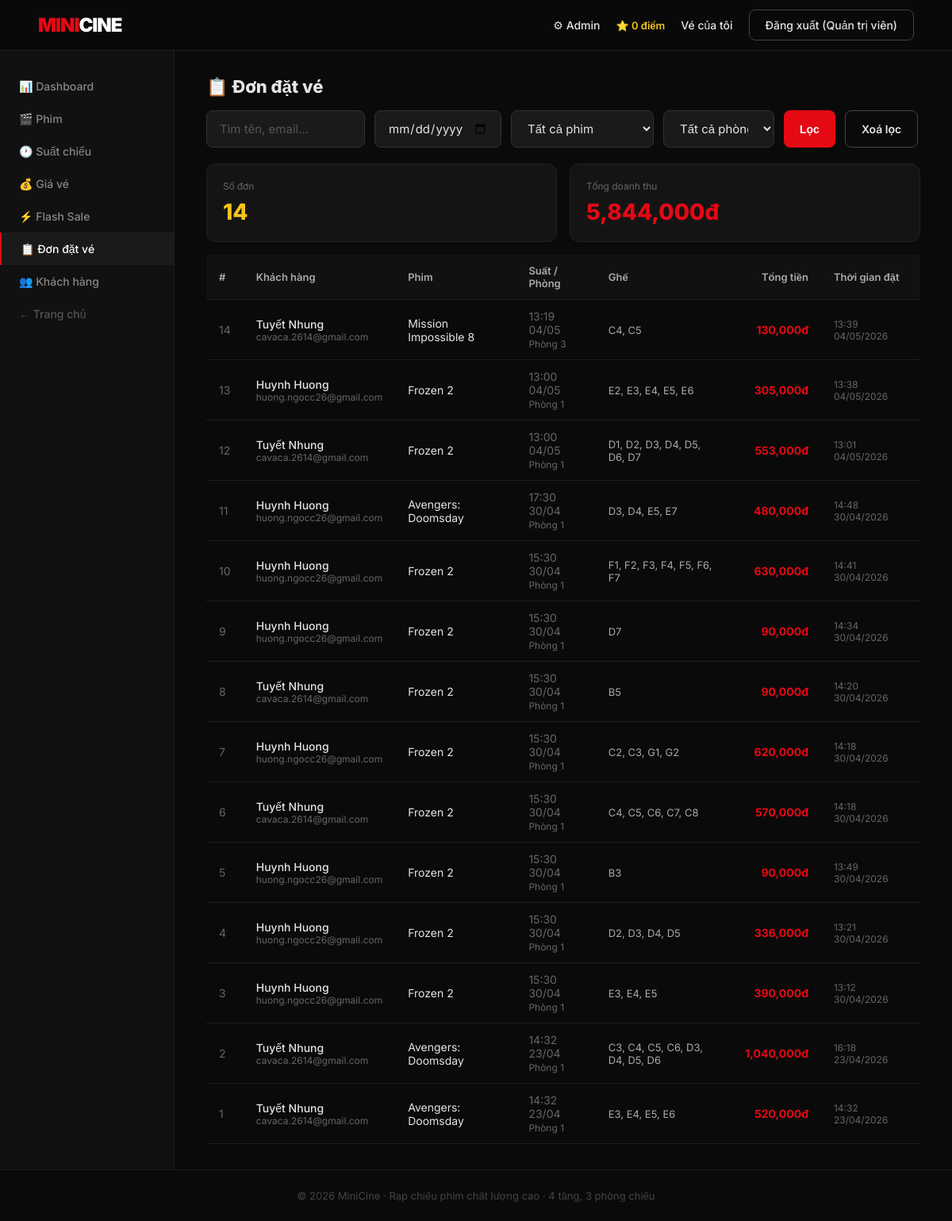
Page /admin/bookings.php (signed in) on the committed database.
### tables this page shows
CREATE TABLE `tblbookings` (
  `id` int(10) UNSIGNED NOT NULL,
  `user_id` int(10) UNSIGNED NOT NULL,
  `show_id` int(10) UNSIGNED NOT NULL,
  `total_price` decimal(12,0) NOT NULL DEFAULT 0,
  `payment_status` enum('pending','paid','cancelled') NOT NULL DEFAULT 'pending',
  `qr_code` varchar(100) DEFAULT NULL,
  `created_at` datetime NOT NULL DEFAULT current_timestamp()
);

CREATE TABLE `tblusers` (
  `id` int(10) UNSIGNED NOT NULL,
  `email` varchar(191) NOT NULL,
  `password_hash` varchar(255) NOT NULL,
  `full_name` varchar(120) NOT NULL DEFAULT '',
  `role` enum('customer','admin') NOT NULL DEFAULT 'customer',
  `email_verified` tinyint(1) NOT NULL DEFAULT 0,
  `verify_token` varchar(64) DEFAULT NULL,
  `reset_token` varchar(64) DEFAULT NULL,
  `reset_expires` datetime DEFAULT NULL,
  `total_points` int(11) NOT NULL DEFAULT 0,
  `created_at` datetime NOT NULL DEFAULT current_timestamp()
);

CREATE TABLE `tblmovies` (
  `id` int(10) UNSIGNED NOT NULL,
  `title` varchar(255) NOT NULL,
  `description` text DEFAULT NULL,
  `genre` varchar(100) DEFAULT NULL,
  `duration_min` smallint(5) UNSIGNED NOT NULL DEFAULT 90,
  `poster_url` varchar(255) DEFAULT NULL,
  `trailer_url` varchar(255) DEFAULT NULL,
  `status` enum('showing','upcoming','ended') NOT NULL DEFAULT 'upcoming',
  `created_at` datetime NOT NULL DEFAULT current_timestamp()
);

CREATE TABLE `tblshows` (
  `id` int(10) UNSIGNED NOT NULL,
  `movie_id` int(10) UNSIGNED NOT NULL,
  `room_id` tinyint(3) UNSIGNED NOT NULL,
  `start_time` datetime NOT NULL,
  `end_time` datetime NOT NULL
);

CREATE TABLE `tblrooms` (
  `id` tinyint(3) UNSIGNED NOT NULL,
  `floor` tinyint(3) UNSIGNED NOT NULL,
  `name` varchar(50) NOT NULL
);

### admin/bookings.php (the view, shortened to what this page needs)
<?php
require_once __DIR__ . '/../includes/layout.php';
$db = db();
$filterDate  = $_GET['date']  ?? '';
$search      = trim($_GET['q'] ?? '');
$where = ["b.payment_status='paid'"];
$wSql = implode(' AND ', $where);
$sql = "
    SELECT b.id, b.total_price, b.qr_code, b.created_at,
           u.full_name, u.email,
           m.title as movie_title, r.name as room_name, s.start_time,
           (SELECT GROUP_CONCAT(CONCAT(se.row,se.number) ORDER BY se.row,se.number SEPARATOR ', ')
            FROM tblBookingItems bi JOIN tblSeats se ON se.id=bi.seat_id
            WHERE bi.booking_id=b.id) as seats
    FROM tblBookings b
    JOIN tblUsers  u ON u.id=b.user_id
    JOIN tblShows  s ON s.id=b.show_id
    JOIN tblMovies m ON m.id=s.movie_id
    JOIN tblRooms  r ON r.id=s.room_id
    WHERE {$wSql}
    ORDER BY b.created_at DESC
    LIMIT 200
";
$stmt = $db->prepare($sql);
$stmt->execute();
$bookings = $stmt->get_result()->fetch_all(MYSQLI_ASSOC);
$totalRev = array_sum(array_column($bookings, 'total_price'));
?>
<div class="admin-layout">
<?php include __DIR__ . '/sidebar.php'; ?>
<div class="admin-content">
  <h1 style="font-size:22px;font-weight:800;margin-bottom:16px">📋 Đơn đặt vé</h1>
  <form method="get" style="display:flex;gap:12px;flex-wrap:wrap;margin-bottom:20px">
    <input class="form-control" type="text" name="q" value="<?= htmlspecialchars($search) ?>"
           placeholder="Tìm tên, email..." style="width:200px">
    <input class="form-control" type="date" name="date" value="<?= htmlspecialchars($filterDate) ?>" style="width:160px">
    <select class="form-control" name="movie" style="width:180px">
      <option value="">Tất cả phim</option>
    </select>
    <select class="form-control" name="room" style="width:140px">
      <option value="">Tất cả phòng</option>
    </select>
    <button class="btn btn-primary" type="submit">Lọc</button>
    <a href="?" class="btn btn-outline">Xoá lọc</a>
  </form>
  <div style="display:flex;gap:16px;margin-bottom:16px;flex-wrap:wrap">
    <div class="stat-card" style="flex:1;min-width:140px">
      <div class="label">Số đơn</div>
      <div class="value gold"><?= count($bookings) ?></div>
    </div>
    <div class="stat-card" style="flex:1;min-width:140px">
      <div class="label">Tổng doanh thu</div>
      <div class="value red"><?= number_format($totalRev) ?>đ</div>
    </div>
  </div>
  <div class="table-wrap">
    <table>
      <thead>
        <tr>
          <th>#</th><th>Khách hàng</th><th>Phim</th><th>Suất / Phòng</th>
          <th>Ghế</th><th style="text-align:right">Tổng tiền</th><th>Thời gian đặt</th>
        </tr>
      </thead>
      <tbody>
        <?php foreach ($bookings as $b): ?>
        <tr>
          <td class="text-muted"><?= $b['id'] ?></td>
          <td>
            <div style="font-weight:500"><?= htmlspecialchars($b['full_name']) ?></div>
            <div class="text-muted" style="font-size:12px"><?= htmlspecialchars($b['email']) ?></div>
          </td>
          <td><?= htmlspecialchars($b['movie_title']) ?></td>
          <td class="text-muted">
            <?= date('H:i d/m', strtotime($b['start_time'])) ?><br>
            <span style="font-size:12px"><?= $b['room_name'] ?></span>
          </td>
          <td style="font-size:13px;color:#aaa"><?= htmlspecialchars($b['seats'] ?? '—') ?></td>
          <td style="text-align:right;font-weight:700;color:#e50914">
            <?= number_format($b['total_price']) ?>đ
          </td>
          <td class="text-muted" style="font-size:12px">
            <?= date('H:i d/m/Y', strtotime($b['created_at'])) ?>
          </td>
        </tr>
        <?php endforeach; ?>
      </tbody>
    </table>
  </div>
</div>
</div>

### assets/css/main.css (style rules this page uses)
*, *::before, *::after { box-sizing: border-box; margin: 0; padding: 0; }
html { font-size: 16px; scroll-behavior: smooth; }
body { font-family: "Inter", sans-serif; background: #0a0a0a; color: #e5e5e5; min-height: 100vh; display: flex; flex-direction: column; }
a { color: #e50914; text-decoration: none; }
.btn { display: inline-flex; align-items: center; gap: 8px; padding: 10px 20px; border-radius: 8px; font-size: 14px; font-weight: 600; cursor: pointer; border: none; transition: all 0.15s; text-decoration: none !important; }
.btn-primary { background: #e50914; color: #fff; }
.btn-outline { background: transparent; color: #e5e5e5; border: 1px solid #444; }
.form-control { background: #1a1a1a; color: #e5e5e5; border: 1px solid #333; border-radius: 8px; padding: 12px 16px; font-size: 15px; font-family: inherit; transition: border-color 0.15s; width: 100%; }
.form-control::placeholder { color: #555; }
select.form-control { cursor: pointer; }
.table-wrap { overflow-x: auto; }
table { width: 100%; border-collapse: collapse; }
th, td { padding: 12px 16px; text-align: left; border-bottom: 1px solid #1f1f1f; font-size: 14px; }
th { font-weight: 600; color: #aaa; font-size: 13px; background: #111; }
.admin-layout { display: flex; min-height: calc(100vh - 64px); }
.admin-content { flex: 1; padding: 32px 40px; overflow-x: auto; }
.stat-card { background: #141414; border: 1px solid #222; border-radius: 12px; padding: 20px; }
.stat-card .label { font-size: 12px; color: #666; margin-bottom: 8px; }
.stat-card .value { font-size: 28px; font-weight: 800; }
.stat-card .red { color: #e50914; }
.stat-card .gold { color: #f5c518; }
.text-muted { color: #666; }

### rows in the picture
tblbookings: id "14", user.full_name "Tuyết Nhung", user.email "cavaca.2614@gmail.com", tblmovies.title "Mission Impossible 8", show.start_time "13:19 04/05", tblrooms.name "Phòng 3", seats "C4, C5", total_price "130,000", created_at "13:39 04/05/2026"
tblbookings: id "13", user.full_name "Huynh Huong", user.email "huong.ngocc26@gmail.com", tblmovies.title "Frozen 2", show.start_time "13:00 04/05", tblrooms.name "Phòng 1", seats "E2, E3, E4, E5, E6", total_price "305,000", created_at "13:38 04/05/2026"
tblbookings: id "12", user.full_name "Tuyết Nhung", user.email "cavaca.2614@gmail.com", tblmovies.title "Frozen 2", show.start_time "13:00 04/05", tblrooms.name "Phòng 1", seats "D1, D2, D3, D4, D5, D6, D7", total_price "553,000", created_at "13:01 04/05/2026"
tblbookings: id "11", user.full_name "Huynh Huong", user.email "huong.ngocc26@gmail.com", tblmovies.title "Avengers: Doomsday", show.start_time "17:30 30/04", tblrooms.name "Phòng 1", seats "D3, D4, E5, E7", total_price "480,000", created_at "14:48 30/04/2026"
tblbookings: id "10", user.full_name "Huynh Huong", user.email "huong.ngocc26@gmail.com", tblmovies.title "Frozen 2", show.start_time "15:30 30/04", tblrooms.name "Phòng 1", seats "F1, F2, F3, F4, F5, F6, F7", total_price "630,000", created_at "14:41 30/04/2026"
tblbookings: id "9", user.full_name "Huynh Huong", user.email "huong.ngocc26@gmail.com", tblmovies.title "Frozen 2", show.start_time "15:30 30/04", tblrooms.name "Phòng 1", seats "D7", total_price "90,000", created_at "14:34 30/04/2026"
tblbookings: id "8", user.full_name "Tuyết Nhung", user.email "cavaca.2614@gmail.com", tblmovies.title "Frozen 2", show.start_time "15:30 30/04", tblrooms.name "Phòng 1", seats "B5", total_price "90,000", created_at "14:20 30/04/2026"
tblbookings: id "7", user.full_name "Huynh Huong", user.email "huong.ngocc26@gmail.com", tblmovies.title "Frozen 2", show.start_time "15:30 30/04", tblrooms.name "Phòng 1", seats "C2, C3, G1, G2", total_price "620,000", created_at "14:18 30/04/2026"
tblbookings: id "6", user.full_name "Tuyết Nhung", user.email "cavaca.2614@gmail.com", tblmovies.title "Frozen 2", show.start_time "15:30 30/04", tblrooms.name "Phòng 1", seats "C4, C5, C6, C7, C8", total_price "570,000", created_at "14:18 30/04/2026"
tblbookings: id "5", user.full_name "Huynh Huong", user.email "huong.ngocc26@gmail.com", tblmovies.title "Frozen 2", show.start_time "15:30 30/04", tblrooms.name "Phòng 1", seats "B3", total_price "90,000", created_at "13:49 30/04/2026"
tblbookings: id "4", user.full_name "Huynh Huong", user.email "huong.ngocc26@gmail.com", tblmovies.title "Frozen 2", show.start_time "15:30 30/04", tblrooms.name "Phòng 1", seats "D2, D3, D4, D5", total_price "336,000", created_at "13:21 30/04/2026"
tblbookings: id "3", user.full_name "Huynh Huong", user.email "huong.ngocc26@gmail.com", tblmovies.title "Frozen 2", show.start_time "15:30 30/04", tblrooms.name "Phòng 1", seats "E3, E4, E5", total_price "390,000", created_at "13:12 30/04/2026"
tblbookings: id "2", user.full_name "Tuyết Nhung", user.email "cavaca.2614@gmail.com", tblmovies.title "Avengers: Doomsday", show.start_time "14:32 23/04", tblrooms.name "Phòng 1", seats "C3, C4, C5, C6, D3, D4, D5, D6", total_price "1,040,000", created_at "16:18 23/04/2026"
tblbookings: id "1", user.full_name "Tuyết Nhung", user.email "cavaca.2614@gmail.com", tblmovies.title "Avengers: Doomsday", show.start_time "14:32 23/04", tblrooms.name "Phòng 1", seats "E3, E4, E5, E6", total_price "520,000", created_at "14:32 23/04/2026"

### other values in the picture
$pts "0"
$name "Quản trị viên"
count($bookings) "14"
$totalRev "5,844,000"
